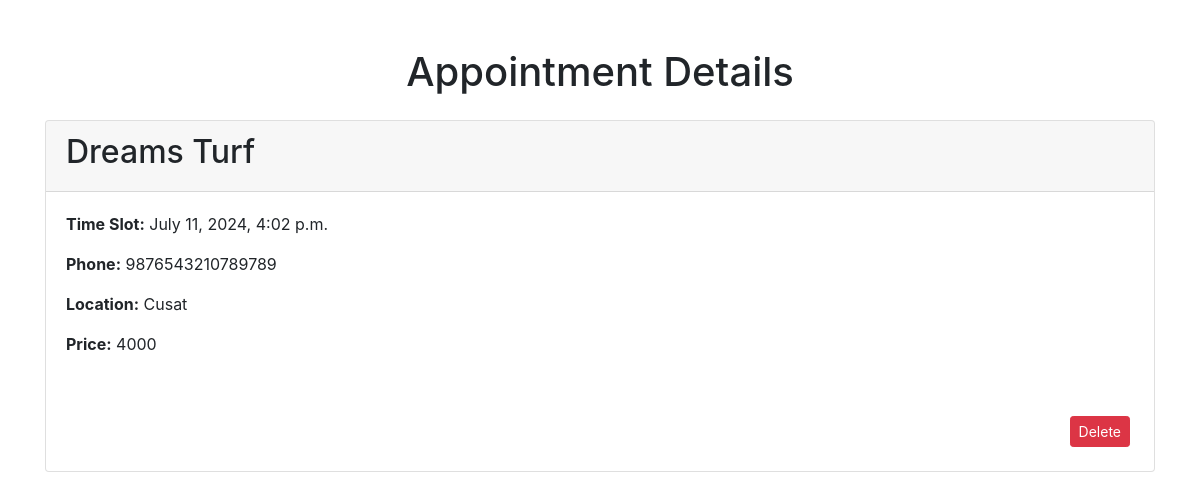
The app's page /my_appointments/ (signed in) with its own data.
### core/models.py (models this page shows, shortened)
class Appointment(models.Model):
    user = models.ForeignKey(User, on_delete=models.CASCADE)
    time_slot = models.DateTimeField()
    phone = models.CharField(max_length=15)
    stadium = models.ForeignKey(Stadium, on_delete=models.CASCADE)

class Stadium(models.Model):
    name = models.CharField(max_length=100)
    price = models.PositiveBigIntegerField(null=True)
    location = models.CharField(max_length=255)
    booked = models.BooleanField(default=False)

### core/views.py (the view)
# urls.py: path('my_appointments/', my_appointments, name='my_appointments'),
@login_required
def my_appointments(request):
    appointments = Appointment.objects.filter(user=request.user)
    return render(request, 'my_appointments.html', {'appointments': appointments})

### templates/my_appointments.html (shortened to what this page needs)
<!DOCTYPE html>
<html lang="en">
<head>
    <link href="https://maxcdn.bootstrapcdn.com/bootstrap/4.5.2/css/bootstrap.min.css" rel="stylesheet">
</head>
<body>
    <div class="container mt-5">
        <h1 class="text-center mb-4">Appointment Details</h1>
        {% for appointment in appointments %}
        <div class="card mb-4">
            <div class="card-header">
                <h2>{{ appointment.stadium.name }}</h2>
            </div>
            <div class="card-body">
                <p><strong>Time Slot:</strong> {{ appointment.time_slot }}</p>
                <p><strong>Phone:</strong> {{ appointment.phone }}</p>
                <p><strong>Location:</strong> {{ appointment.stadium.location }}</p>
                <p><strong>Price:</strong> {{ appointment.stadium.price }}</p>
            </div>
            <div class="text-right m-4  ">
                <a href="{% url 'delete_appointment' appointment.id %}" class="btn btn-danger btn-sm">Delete</a>
            </div>
        </div>
        {% empty %}
        <p class="text-center">You have no appointments.</p>
        {% endfor %}
    </div>
</body>
</html>

### records on screen
Appointment: stadium.name "Dreams Turf", time_slot "July 11, 2024, 4:02 p.m.", phone "9876543210789789", stadium.location "Cusat", stadium.price "4000"
